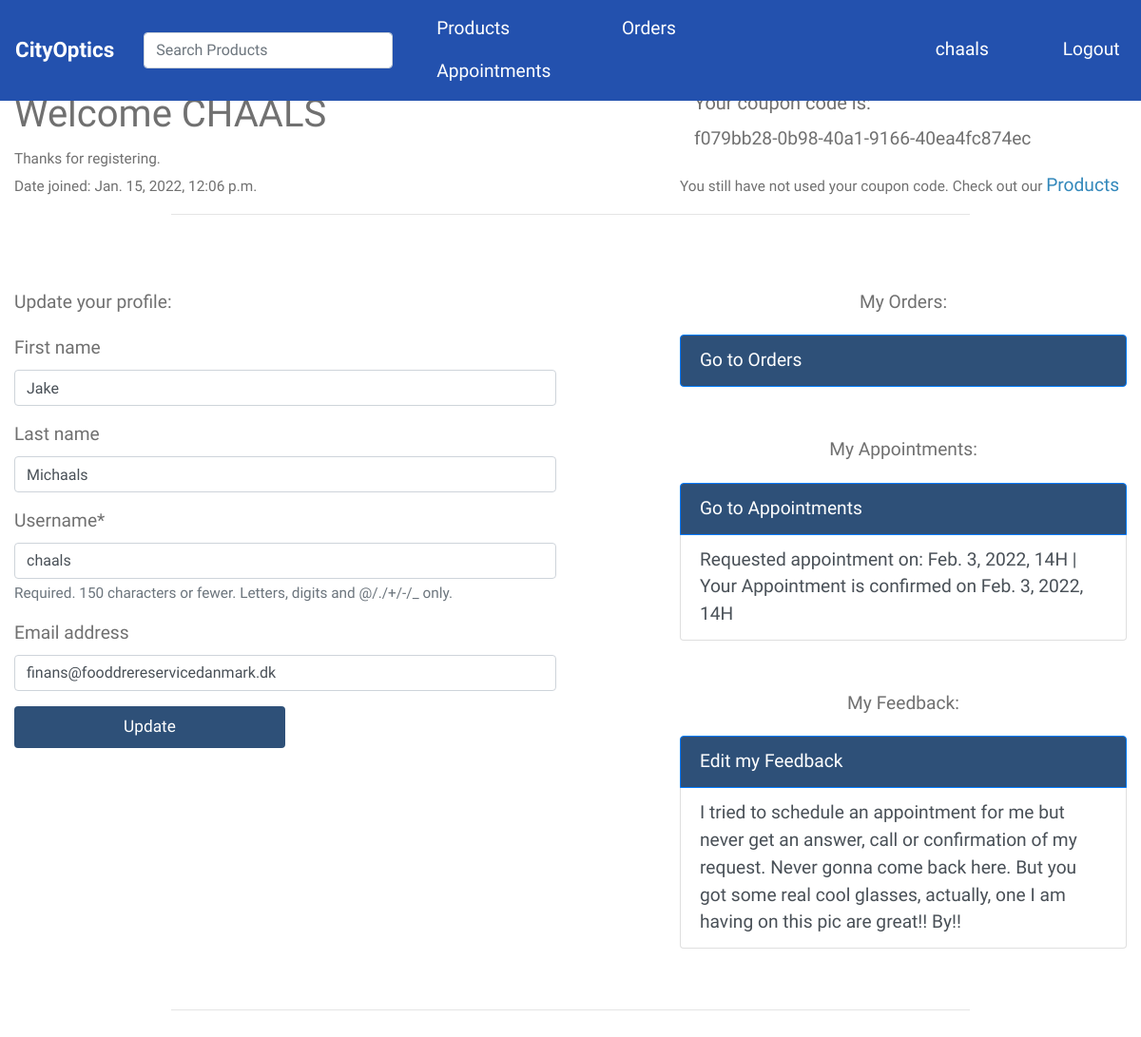
The page /accounts/profile/jake-michaals-chaals (signed in) on the database as committed earlier.
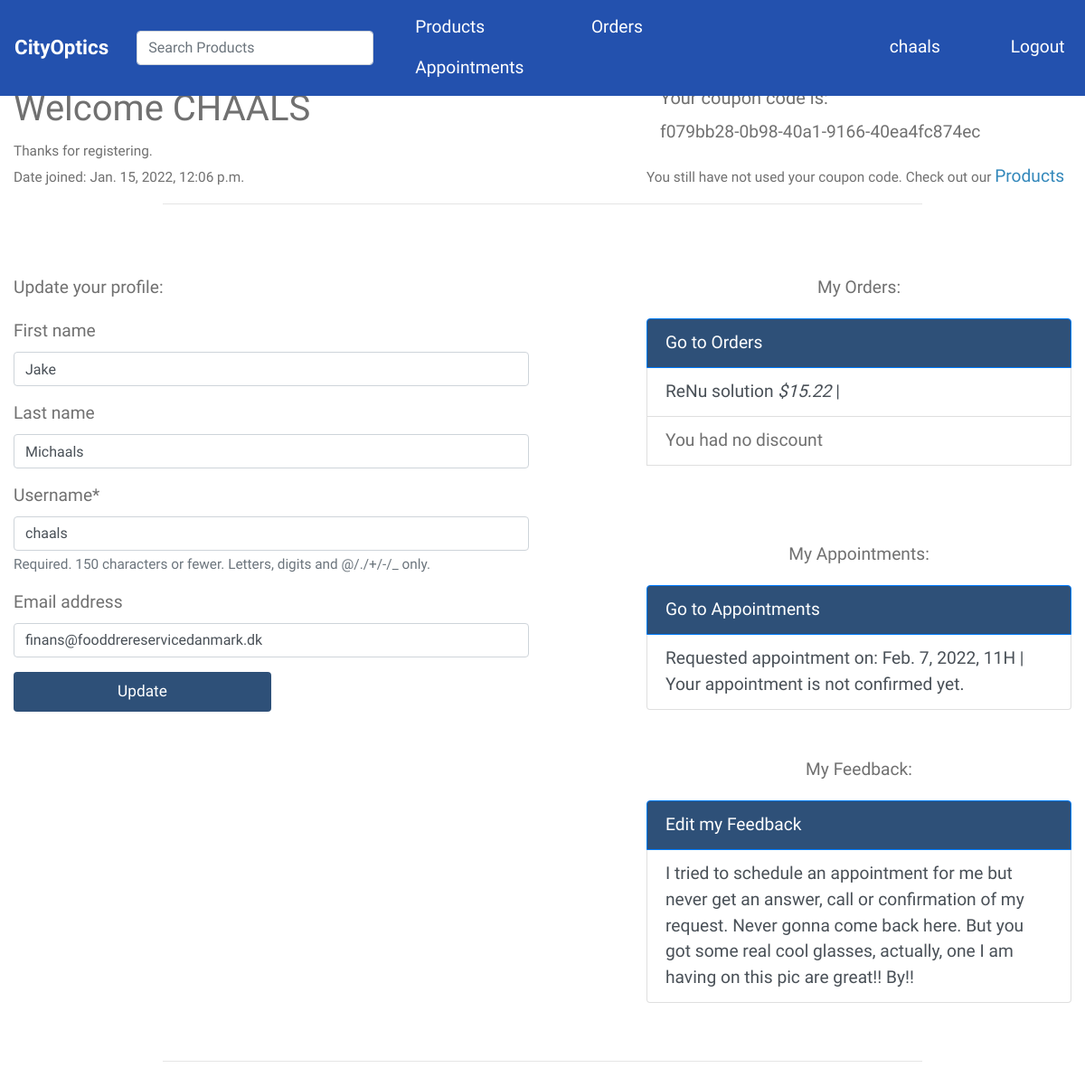
The same page on the database as committed later.
### accounts/models.py (models this page shows, shortened)
class Customer(models.Model):
    user = models.OneToOneField(User, on_delete=models.CASCADE)
    slug = models.SlugField(blank=True, null=True)
    email = models.CharField(max_length=55, unique=True)
    phone = models.CharField(max_length=99, blank=True, null=True)
    created_on = models.DateTimeField(auto_now_add=True)
    discount_used = models.BooleanField(default=False)
    code = models.UUIDField(default=uuid.uuid4, editable=False, unique=True)

class Testimony(models.Model):
    customer = models.OneToOneField(Customer, on_delete=models.CASCADE)
    comment = models.TextField(max_length=555)
    date_created = models.DateTimeField(auto_now_add=True)
    updated = models.DateTimeField(auto_now=True)
    approved = models.BooleanField(default=False)
    image = models.ImageField(default='cat.jpg', upload_to='feedback_pics')
    class Meta:
        verbose_name_plural = 'Testimonies'

### appointments/models.py (models this page shows, shortened)
class Appointment(models.Model):
    HOURS = [
        ('9H', '9H - 10H'),
        ('10H', '10H - 11H'),
        ('11H', '11H - 12H'),
        ('12H', '12H - 13H'),
        ('13H', '13H - 14H'),
        ('14H', '14H - 15H'),
        ('15H', '15H - 16H'),
        ('16H', '16H - 17H')
    ]
    name = models.CharField(max_length=150)
    phone = models.CharField(max_length=33)
    email = models.EmailField(blank=True, null=True)
    hour = models.CharField(max_length=33, choices=HOURS)
    message = models.TextField(blank=True, null=True)
    is_confirmed = models.BooleanField(default=False)
    date = models.DateField()
    customer = models.ForeignKey(Customer, on_delete=models.SET_NULL, blank=True, null=True)

### products/models.py (models this page shows, shortened)
class Order(models.Model):
    product = models.ForeignKey(Product, on_delete=models.CASCADE)
    name = models.CharField(max_length=100)
    phone = models.CharField(max_length=33)
    email = models.EmailField(blank=True, null=True)
    message = models.TextField(blank=True, null=True, max_length=555)
    is_shipped = models.BooleanField(default=False)
    discount_approved = models.BooleanField(default=False)
    customer = models.ForeignKey(Customer, on_delete=models.SET_NULL, null=True, blank=True)

class Product(models.Model):
    name = models.CharField(max_length=150)
    price = models.FloatField()
    present = models.BooleanField(default=False)
    description = models.TextField()
    image = models.ImageField(default='default.jpg', upload_to='products_pics')
    objects = ProductManager()

### accounts/views.py (the view)
# urls.py: path('profile/<slug:slug>', views.profile, name='profile'),
@login_required
def profile(request, slug):
    if request.method == "POST":
        form = CustomerUpdateForm(request.POST, instance=request.user)
        if form.is_valid():
            form.save()
            messages.success(request, 'Profile Updated')
            context = {
                'object': 'Profile',
                'form': CustomerUpdateForm(instance=request.user),
                'customer': request.user.customer
            }
            return render(request, 'accounts/profile.html', context)
        else:
            return redirect('city-optics')
    else:
        try:
            customer = Customer.objects.get(slug=slug)
            form = CustomerUpdateForm(instance=request.user)
            context = {
                'customer': customer,
                'object': 'Profile',
                'form': form
            }
            return render(request, 'accounts/profile.html', context)
        except ObjectDoesNotExist:
            raise Http404

### accounts/forms.py
class CustomerUpdateForm(forms.ModelForm):
    class Meta:
        model = User
        fields = ('first_name', 'last_name', 'username', 'email')

### accounts/templates/accounts/profile.html (shortened to what this page needs)
{% extends 'base.html' %}
{% load static %}
{% load crispy_forms_tags %}
{% block content %}
{% include 'navbar.html' %}
<div style="margin:25px;">
    <br>
</div>
<div class="container">
    <div class="row">
        <div class="col-7">
            <h1>Welcome {{customer.user.username|upper}}</h1>
            <small>Thanks for registering.</small>
        </div>
        {% if customer.user.id == request.user.id %}
        <div class="col-5">
            <div class="container">
                <h5>Your coupon code is: </h5><p>{{customer.code}}</p>
            </div>
        </div>
        {% endif %}
    </div>
    <div class="row">
        <div class="col-7">
            <small>Date joined: {{customer.created_on}}</small>
        </div>
        <div class="col-5">
            {% if customer.discount_used %}
            <small>You have used your coupon code</small>
            {% else %}
            <small>You still have not used your coupon code. Check out our </small><a href="{% url 'all_products' %}">Products</a>
            {% endif %}
        </div>
    </div>
</div>
<hr style="width: 70%;"/><br/><br/>
{% if customer.user.id == request.user.id %}
<div class="container">
    <div class="row">
        <div class="col-6">
            <p>Update your profile:</p>
            <form method="POST">
                {{form|crispy}}
                <input type="submit" class="btn tm-btn-submit" value="Update" style="background:#2e5078;">
            </form>
        </div>
        <div class="col-5 ml-auto">
            <center><p>My Orders: </p></center>
            <div class="list-group mb-5">
                <a href="{% url 'order' %}" class="list-group-item list-group-item-action active"
                   aria-current="true" style="background:#2e5078;">
                    Go to Orders
                </a>
                {% for order in customer.order_set.all %}
                <a href="{% url 'product_details' order.product.pk %}" type="button" class="list-group-item list-group-item-action">{{ order.product.name }}
                    <cite {% if order.discount_approved %}style="text-decoration:line-through;" {% endif %}>${{order.product.price}}</cite>
                    | </a><a type="button" class="list-group-item list-group-item-action">
                {% if order.is_shipped %}It is Shipped | {% endif %}{% if order.discount_approved %}
                You applied coupon on this Order, new price ${{ order.new_price|floatformat:2 }}{% else %}You had no
                discount{% endif %}</a>
                {% endfor %}
            </div>
            <center><p>My Appointments: </p></center>
            <div class="list-group mb-5">
                <a href="{% url 'appointment' %}" class="list-group-item list-group-item-action active"
                   aria-current="true" style="background:#2e5078;">
                    Go to Appointments
                </a>
                {% for appointment in customer.appointment_set.all %}
                <button type="button" class="list-group-item list-group-item-action">Requested appointment on:
                    {{ appointment.date }}, {{appointment.hour}} | {% if appointment.is_confirmed %}Your Appointment is
                    confirmed on
                    {{ appointment.date}}, {{appointment.hour}}{% else %}Your appointment is not confirmed yet.
                    {% endif %}
                </button>
                {% endfor %}
            </div>
             <center><p>My Feedback: </p></center>
            <div class="list-group mb-5">
                {% if customer.testimony %}
                <a href="{% url 'edit_testimony' customer.slug %}" class="list-group-item list-group-item-action active"
                   aria-current="true" style="background:#2e5078;">
                    Edit my Feedback
                </a>
                {% else %}
                <a href="{% url 'testimony' %}" class="list-group-item list-group-item-action active"
                   aria-current="true" style="background:#2e5078;">
                    Send us your Feedback
                </a>
                {% endif %}
                <button type="button" class="list-group-item list-group-item-action">
                    {{customer.testimony.comment}}
                </button>
            </div>
        </div>
    </div>
</div>
<hr style="width: 70%;"/><br/>
{% endif %}
{% endblock content %}

### templates/base.html (shortened to what this page needs)
{% load static %}
<!DOCTYPE html>
<html lang="en">
<head>
    <link rel="stylesheet" href="{% static 'fontawesome-5.5/css/all.min.css' %}" />
    <link rel="stylesheet" href="{% static 'slick/slick.css' %}">
    <link rel="stylesheet" href="{% static 'slick/slick-theme.css' %}">
    <link rel="stylesheet" href="{% static 'magnific-popup/magnific-popup.css' %}">
    <link rel="stylesheet" href="{% static 'css/bootstrap.min.css' %}" />
    <link rel="stylesheet" href="{% static 'css/tooplate-infinite-loop.css' %}" />
</head>
<body>
{% block content %}
{% endblock content %}
</body>
</html>

### templates/navbar.html (shortened to what this page needs)
<div class="container-fluid">
    <div class="row">
        <nav class="navbar navbar-expand-md tm-navbar" style="background:#2351ae;">
            <div class="collapse navbar-collapse" id="navbarSupportedContent">
                <div class="tm-next">
                    <a href="{% url 'index' %}" class="navbar-brand">CityOptics</a>
                </div>
                 <div class="col-3">
                    <li class="nav-item">
                        <form method="POST" action="{% url 'city-optics' %}">
                            <input type="search" name="searcher" placeholder="Search Products" class="form-control">
                        </form>
                    </li>
                 </div>
                <div class="col-4">
                    <div class="row">
                        <div class="col">
                        <li class="nav-item">
                        <a class="nav-link tm-nav-link" href="{% url 'products' %}">Products</a>
                        </li>
                        </div>
                        <div class="col">
                        <li class="nav-item">
                        <a class="nav-link tm-nav-link" href="{% url 'order' %}">Orders</a>
                        </li>
                        </div>
                        <div class="col">
                        <li class="nav-item">
                        <a class="nav-link tm-nav-link" href="{% url 'appointment' %}">Appointments</a>
                        </li>
                        </div>
                    </div>
                </div>
                {% if request.user.is_anonymous %}
                <div class="col-3 ml-auto">
                    <div class="row">
                        <div class="col">
                        <li class="nav-item">
                        <a class="nav-link tm-nav-link" href="{% url 'register' %}">Register</a>
                        </li>
                        </div>
                        <div class="col">
                        <li class="nav-item">
                        <a class="nav-link tm-nav-link" href="{% url 'login' %}">Login</a>
                        </li>
                        </div>
                    </div>
                </div>
                {% else %}
                <div class="col-3 ml-auto">
                    <div class="row no-gutter">
                        {% if user.is_superuser %}
                        <div class="col-3 ml-auto">
                            <li class="nav-item dropdown">
                                <a class="nav-link" style='color:white;' href="#" id="navbarDropdown" role="button" data-bs-toggle="dropdown" aria-expanded="false">Administrate</a>
                                  <ul class="dropdown-menu" aria-labelledby="navbarDropdown">
                                    <li><a class="nav-link tm-nav-link" href="{% url 'create' %}" style='color:black;'>Create</a></li>
                                    <li><a class="nav-link tm-nav-link" href="{% url 'schedules' %}" style='color:black;'>Schedule</a></li>
                                      <li><a class="nav-link tm-nav-link" href="{% url 'profile' request.user.customer.slug %}" style='color:black;'>Profile</a></li>
                                    <li><a class="nav-link tm-nav-link" href="{% url 'admin:index' %}" style='color:black;'>Admin Panel</a></li>
                                  </ul>
                            </li>
                        </div>
                        {% else %}
                        <div class="col-3 ml-auto">
                            <li class="nav-item">
                            <a class="nav-link tm-nav-link" href="{% url 'profile' request.user.customer.slug %}">{{request.user}}</a>
                            </li>
                        </div>
                        {% endif %}
                        <div class="col-4 ml-auto">
                            <li class="nav-item">
                            <a class="nav-link tm-nav-link" href="{% url 'logout' %}">Logout</a>
                            </li>
                        </div>
                    </div>
                </div>
                {% endif %}
            </div>
        </nav>
    </div>
</div>

### templates/scripts.html (shortened to what this page needs)
{% load static %}

### static/css/tooplate-infinite-loop.css (style rules this page uses)
body { font-family: "Raleway", sans-serif; font-size: 1.2em; color: #707070; margin: 0; padding: 0; overflow-x: hidden; }
a { transition: all 0.3s ease; color: #38B; }
.btn { padding: 8px 32px; }
.tm-navbar { position: fixed; width: 100%; z-index: 1000; background-color: transparent; transition: all 0.3s ease; }
.navbar-brand { color: white; font-size: 1.4rem; font-weight: bold; }
.nav-item { list-style: none; }
.tm-nav-link { color: white; }
.tm-btn-submit { font-size: 0.9em; color: #fff; background-color: #369; width: 50%; margin-bottom: 60px; }
::placeholder { color: white; opacity: 1; }
p { line-height: 1.9; }
@media (min-width: 1200px) { .container { max-width: 1275px; } }

Rows that differ between the two databases and show on the page:
removed Appointment: date "Feb. 3, 2022", hour "14H"
added Order: product.name "ReNu solution", product.price "15.22", discount_approved "You had no discount"
added Appointment: date "Feb. 7, 2022", hour "11H", is_confirmed "Your appointment is not confirmed yet."
